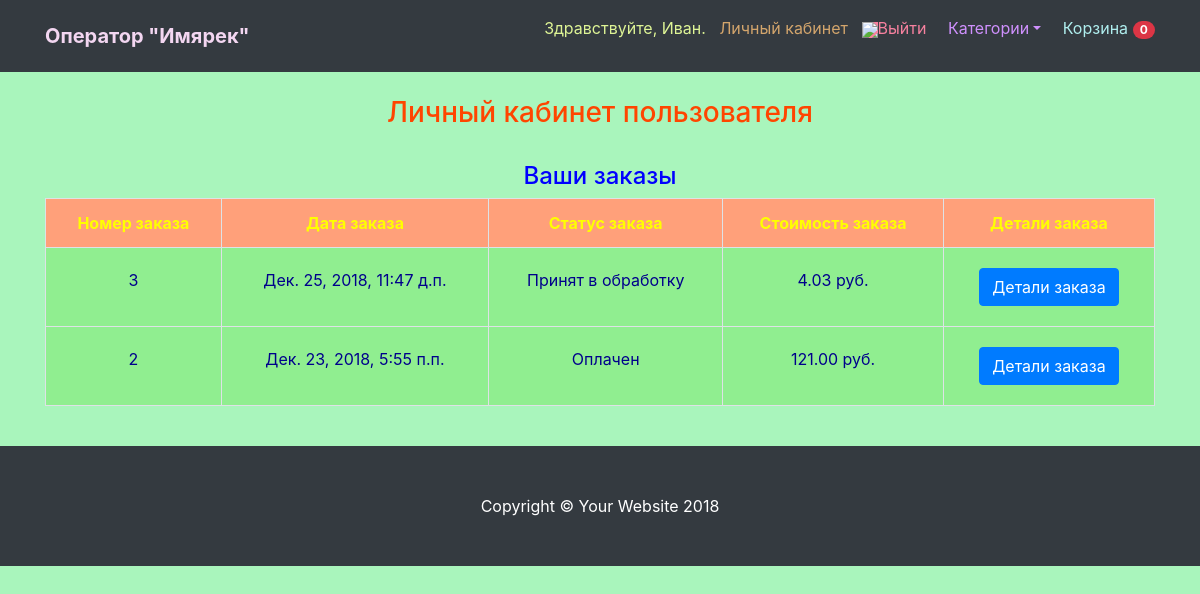
Page /Personal_account/ (signed in) on the committed database.
### ecomapp/models.py (models this page shows, shortened)
class Order(models.Model):
    user = models.ForeignKey(settings.AUTH_USER_MODEL, on_delete=models.CASCADE)
    items = models.ForeignKey(Cart, on_delete=models.CASCADE, default='')
    total = models.DecimalField(max_digits=9, decimal_places=2, default=0.00)
    first_name = models.CharField(max_length=200,)
    last_name = models.CharField(max_length=200,)
    third_name = models.CharField(max_length=200, )
    order_phone = models.CharField(max_length=15,)
    address = models.CharField(max_length=250, )
    buying_type = models.CharField(max_length=40, choices=(('В офисе', 'В офисе'), ('Доставка', 'Доставка')),
                                   default='В офисе')
    date = models.DateTimeField(auto_now_add=True)
    status = models.CharField(max_length=100, choices=ORDER_STATUS_CHOICES, default=ORDER_STATUS_CHOICES[0][0])

### ecomapp/views.py (the view)
# urls.py: url(r'^Personal_account/$', account_view, name='account'),
def account_view(request):
    try:
        cart_id = request.session['cart_id']
        cart = Cart.objects.get(id=cart_id)
        request.session['total'] = cart.items.count()
    except:
        cart = Cart()
        cart.save()
        cart_id = cart.id
        request.session['cart_id'] = cart_id
        cart = Cart.objects.get(id=cart_id)
    order = Order.objects.filter(user=request.user).order_by('-date')
    categories = Category.objects.all().order_by('name')
    context = {
        'order': order,
        'categories': categories,
        'cart': cart
    }
    return render(request, 'account.html', context)

### ecomapp/models.py (called while the page is built)
    def get_absolute_url(self):
        return reverse('category_detail', kwargs={'category_slug': self.slug})

    def __str__(self):
        return self.name

### ecomapp/templates/account.html (shortened to what this page needs)
{% extends 'base.html' %}
{% load static %}
{% block content%}
    <h3 class="text-center" style="color:orangered">Личный кабинет пользователя</h3>
    <br>
    <h4 class="text-center" style="color: blue">Ваши заказы</h4>
    <table class="table table-bordered table-info">
        <tr style="color:yellow; background: lightsalmon">
            <td class ="text-center" ><strong>Номер заказа</strong></td>
            <td class ="text-center"><strong>Дата заказа</strong></td>
            <td class ="text-center"><strong>Статус заказа</strong></td>
            <td class ="text-center"><strong>Стоимость заказа</strong></td>
            <td class ="text-center"><strong>Детали заказа</strong></td>
        </tr>
        {% for item in order %}
        <tr style="color:darkblue; background: lightgreen">
            <td class ="text-center" style="padding-top: 20px; padding-bottom: 20px">{{ item.id }}</td>
            <td class ="text-center" style="padding-top: 20px; padding-bottom: 20px">{{ item.date }}</td>
            <td class ="text-center" style="padding-top: 20px; padding-bottom: 20px">{{ item.status }}</td>
            <td class ="text-center" style="padding-top: 20px; padding-bottom: 20px">{{ item.total }} руб.</td>
            <td class ="text-center" style="padding-top: 20px; padding-bottom: 20px">
                 <button type="button" class="btn btn-primary btn-md" data-toggle="modal"
                         data-target="#exampleModal-{{ item.id }}">
                    Детали заказа
                </button>
            </td>
        </tr>
        {% endfor %}
    </table>
    <br>
{% endblock content%}

### ecomapp/templates/base.html (shortened to what this page needs)
{% load static %}
<!DOCTYPE html>
<html lang="en">
  <head>
    <link href="{% static 'css/bootstrap.min.css' %}"  rel="stylesheet">
  </head>
  <body>
    <nav class="navbar navbar-expand-lg navbar-dark bg-dark fixed-top">
      <div class="container">
        <a class="navbar-brand" href="{% url 'base' %}" style="color: #F3D6F1"><strong>Оператор "Имярек"</strong></a>
        <div class="collapse navbar-collapse" id="navbarResponsive">
          <ul class="nav navbar-nav ml-auto">
              {% if not request.user.is_authenticated %}
                <li class="navbar-text">
                    <p class="navbar-text-left" style="color:#DEF495">Здравствуйте, гость!</p>
                </li>
                  <li>&nbsp;&nbsp;&nbsp;</li>
                <li class="navbar-text">
                    <a href="{% url "login" %}" style="color:#9FF781">
                        <img class="pict2" src="https://img.icons8.com/metro/50/000000/enter-2.png">Войти</a>
                </li>
                  <li>&nbsp;&nbsp;&nbsp;</li>
                <li class="navbar-text">
                    <a href="{% url "registration" %}" style="color:#FACC2E" >
                     <img class="pict1" src="https://img.icons8.com/metro/26/000000/add-user-male.png">Регистрация</a>
                </li>
                  <li>&nbsp;&nbsp;&nbsp;</li>
                <li>
              {% else %}
                <li class="navbar-text">
                    <p class="navbar-text-left" style="color:#DEF495">Здравствуйте, {{ request.user.first_name }}.</p>
                </li>
                <li>&nbsp;&nbsp;&nbsp;</li>
                <li class="navbar-text">
                    <a href="{% url "account" %}" style="color:#D3A56C">Личный кабинет</a>
                </li>
                <li>&nbsp;&nbsp;&nbsp;</li>
                <li class="navbar-text">
                    <a href="{% url "logout" %}" style="color:#F7819F">
                        <img class="pict3" src="https://img.icons8.com/ios/26/000000/exit.png">Выйти</a>
                </li>
                <li>&nbsp;&nbsp;&nbsp;</li>
              {% endif %}
              {% if not request.get_full_path == '/IMIAREK/' %}
                <li class="nav-item dropdown">
                    <a class="nav-link dropdown-toggle" href="#" id="dropdown06" data-toggle="dropdown"
                       aria-haspopup="true" aria-expanded="false" style="color:#CF90FD">
                    Категории</a>
                 </li>
                <li>&nbsp;&nbsp;&nbsp;</li>
              {%   endif %}
            </ul>
            {% if request.user.is_authenticated %}
            <ul class="nav navbar-nav navbar-right">
                <li>
                    <p><a href="{% url 'cart' %}" style="color:#AFEEEE">Корзина <span class="badge badge-pill badge-danger" id="cart_count">
                        {% if not request.session.total %} 0 {% else %}{{  cart.items.count}}{% endif %}</span></a></p>
                </li>
            </ul>
            {% endif %}
        </div>
      </div>
    </nav>
    <div>
        <br><br><br><br>
    </div>
    <div class="container">
        {% block content %}{% endblock content %}
    </div>
    <footer class="py-5 bg-dark">
      <div class="container">
        <p class="m-0 text-center text-white">Copyright &copy; Your Website 2018</p>
      </div>
    </footer>
  </body>
</html>

### ecomapp/templates/base.html (style rules this page uses)
body { background-color: #A9F5BC; }
.pict3 { background-color: #F7819F; height: 16px; }

### rows in the picture
Order: id "3", date "Дек. 25, 2018, 11:47 д.п.", status "Принят в обработку", total "4.03"
Order: id "2", date "Дек. 23, 2018, 5:55 п.п.", status "Оплачен", total "121.00"

### other values in the picture
{{ request.user.first_name }} "Иван"
